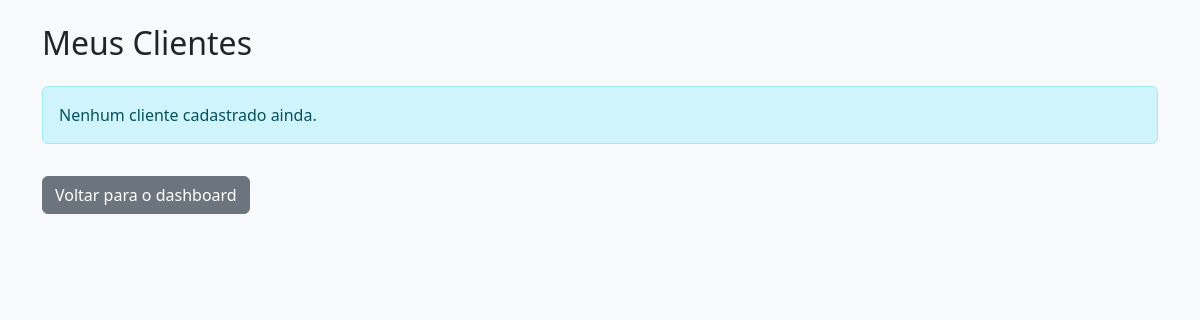
The page /clientes/Lista/ (signed in) on the database as committed earlier.
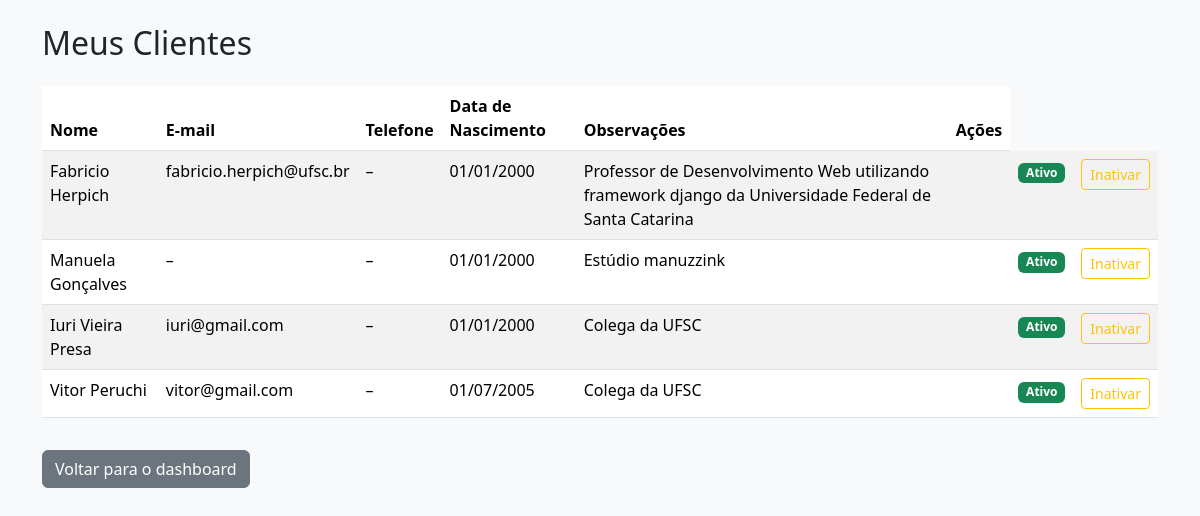
The same page on the database as committed later.
### client/models.py (models this page shows, shortened)
class Cliente(models.Model):
    usuario = models.ForeignKey(
        settings.AUTH_USER_MODEL,
        on_delete=models.CASCADE,
        related_name='clientes'
    )
    nome = models.CharField(max_length=150)
    email = models.EmailField(blank=True, null=True)
    telefone = models.CharField(max_length=20, blank=True, null=True)
    data_nascimento = models.DateField(blank=True, null=True)
    observacoes = models.TextField(blank=True, null=True)
    ativo = models.BooleanField(default=True)
    criado_em = models.DateTimeField(auto_now_add=True)
    atualizado_em = models.DateTimeField(auto_now=True)

### client/views.py (the view)
# urls.py: path('Lista/', views.cliente_list, name='cliente_list'),
@login_required
def cliente_list(request):
    clientes = Cliente.objects.filter(usuario=request.user)
    return render(request, 'clientes.html', {'clientes': clientes})

### client/templates/clientes.html (shortened to what this page needs)
{% load static %}
<!DOCTYPE html>
<html lang="pt-br">
<head>
    <link href="https://cdn.jsdelivr.net/npm/bootstrap@5.3.3/dist/css/bootstrap.min.css" rel="stylesheet">
</head>
<body class="bg-light">
    <div class="container py-4">
        <h2 class="mb-4">Meus Clientes</h2>
        {% if clientes %}
            <table class="table table-striped">
                <thead>
                    <th>Nome</th>
                    <th>E-mail</th>
                    <th>Telefone</th>
                    <th>Data de Nascimento</th>
                    <th>Observações</th>
                    <th>Ações</th>
                </thead>
                <tbody>
                    {% for cliente in clientes %}
                    <tr {% if not cliente.ativo %}class="table-secondary"{% endif %}>
                        <td>{{ cliente.nome }}</td>
                        <td>{{ cliente.email|default:"–" }}</td>
                        <td>{{ cliente.telefone|default:"–" }}</td>
                        <td>
                          {% if cliente.data_nascimento %}
                              {{ cliente.data_nascimento|date:"d/m/Y" }}
                          {% else %}
                              –
                          {% endif %}
                        </td>
                        <td>{{ cliente.observacoes|default:"–" }}</td>
                        <td>
                        </td>
                        <td>
                            {% if cliente.ativo %}
                                <span class="badge bg-success">Ativo</span>
                            {% else %}
                                <span class="badge bg-secondary">Inativo</span>
                            {% endif %}
                        </td>
                        <td>
                            {% if cliente.ativo %}
                                <a href="{% url 'cliente_inativar' cliente.pk %}" class="btn btn-sm btn-outline-warning"
                                onclick="return confirm('Tem certeza que deseja inativar este cliente?');">
                                     Inativar
                                </a>
                            {% else %}
                                <a href="{% url 'cliente_ativar' cliente.pk %}" class="btn btn-sm btn-outline-warning"
                                onclick="return confirm('Tem certeza que deseja reativar este cliente?');">
                                    <i class="fas fa-user-slash"></i> Reativar
                                </a>
                            {% endif %}
                        </td>
                    </tr>
                    {% endfor %}
                </tbody>
            </table>
        {% else %}
            <div class="alert alert-info">
                Nenhum cliente cadastrado ainda.
            </div>
        {% endif %}
        <a href="{% url 'dashboard' %}" class="btn btn-secondary mt-3">Voltar para o dashboard</a>
    </div>
</body>
</html>

Rows that differ between the two databases and show on the page:
added Cliente: nome "Fabricio Herpich", email "fabricio.herpich@ufsc.br", telefone "–", data_nascimento "01/01/2000", observacoes "Professor de Desenvolvimento Web utilizando framework django da Universidade Federal de Santa Catarina", ativo "Ativo"
added Cliente: nome "Manuela Gonçalves", email "–", telefone "–", data_nascimento "01/01/2000", observacoes "Estúdio manuzzink", ativo "Ativo"
added Cliente: nome "Iuri Vieira Presa", email "iuri@gmail.com", telefone "–", data_nascimento "01/01/2000", observacoes "Colega da UFSC", ativo "Ativo"
added Cliente: nome "Vitor Peruchi", email "vitor@gmail.com", telefone "–", data_nascimento "01/07/2005", observacoes "Colega da UFSC", ativo "Ativo"
Other text that changed with them:
text no longer shown: "Nenhum cliente cadastrado ainda."
text now shown: "Nome E-mail Telefone Data de Nascimento Observações Ações"
